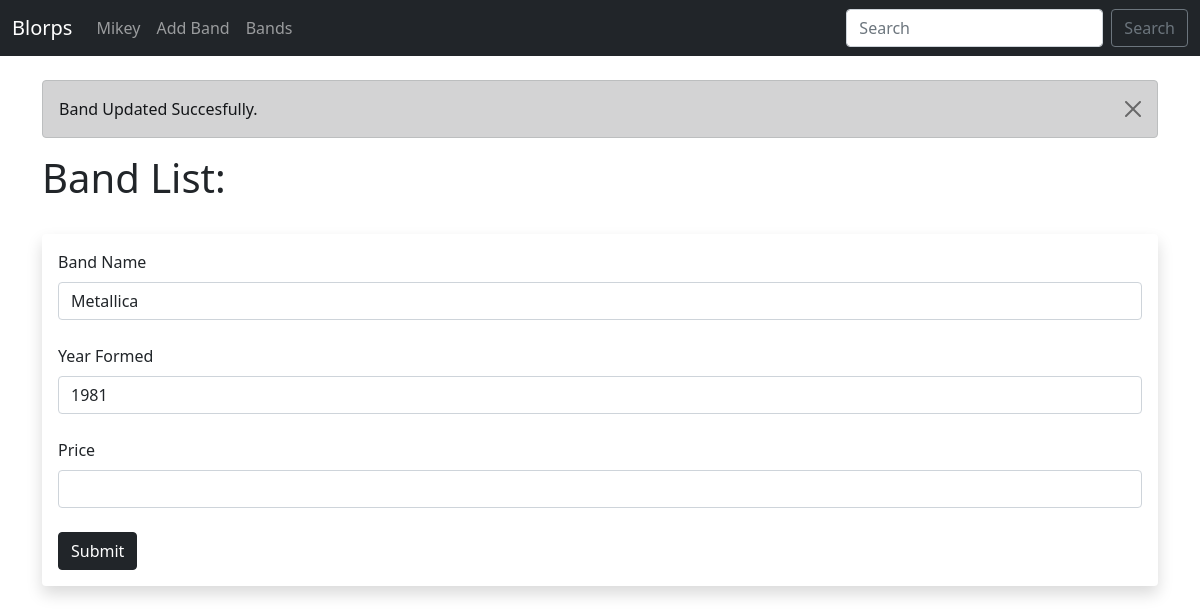
/update/2, run on an earlier commit of the app's database.
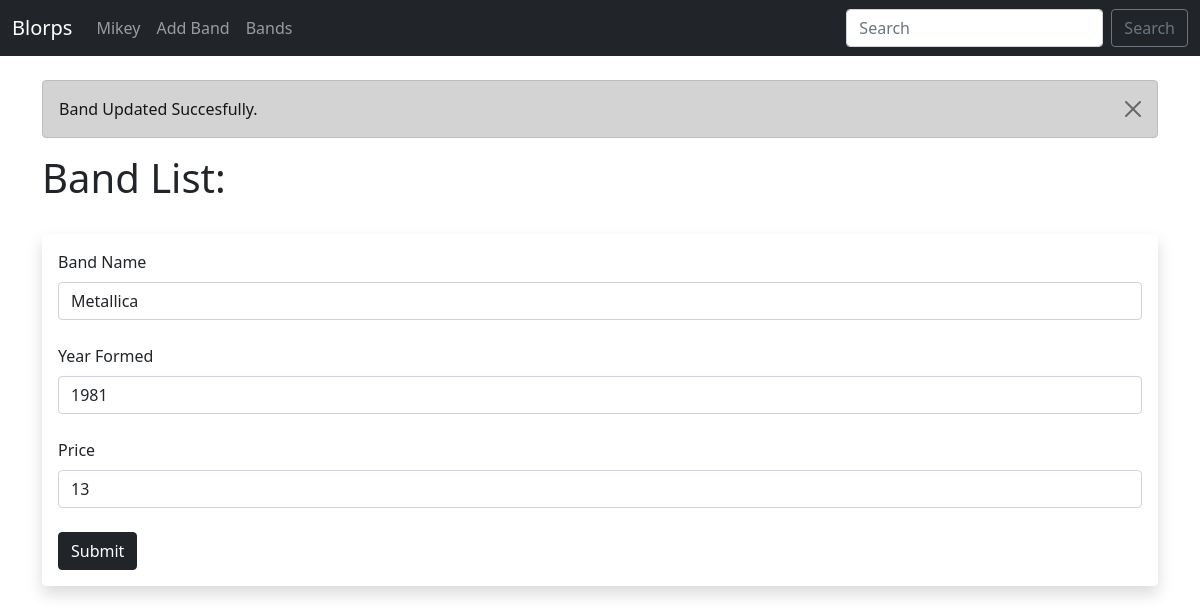
And on a later commit of the database.
### main.py (models this page shows, shortened)
class Bands(db.Model):
    id = db.Column(db.Integer, primary_key=True)
    band = db.Column(db.String(50), nullable=False)
    year_formed = db.Column(db.Integer, nullable=False)
    price = db.Column(db.Integer)

### main.py (the view)
@app.route("/update/<int:id>", methods=['GET', 'POST'])
def update(id):
    form = BandForm()
    band_to_update = Bands.query.get_or_404(id)
    if request.method == "POST":
        band_to_update.band = request.form["band"]
        band_to_update.year_formed = request.form["year_formed"]
        band_to_update.price = request.form["price"]
        try:
            db.session.commit()
            flash("Band Updated Succesfully.")
            return render_template("update.html",
                form=form,
                band_to_update = band_to_update)
        except:
            flash("Error!")
            return render_template("update.html",
                form=form,
                band_to_update = band_to_update)
    else:
        flash("Band Updated Succesfully.")
        return render_template("update.html",
            form=form,
            band_to_update = band_to_update)

### main.py
class BandForm(FlaskForm):
    band = StringField("Band Name", validators=[DataRequired()])
    year_formed = IntegerField("Year Formed", validators=[DataRequired()])
    price = IntegerField("Price", validators=[DataRequired()])
    submit = SubmitField("Submit")

### templates/update.html (shortened to what this page needs)
{% extends 'base.html' %}
{% block content %}
{% for message in get_flashed_messages() %}
    <div class="alert alert-dark alert-dismissible fade show" role="alert">
        {{ message }}
        <button type="button" class="btn-close" data-bs-dismiss="alert" aria-label="Close"></button>
    </div>
{% endfor %}
{% if band %}
    <h1>Update Band!</h1>
{% else %}
    <h1>Band List:</h1>
    <br/>
<div class="shadow p-3 mb-5 bg-body rounded">
    <form action="/update/{{ band_to_update.id }}" method="POST">
        {{ form.band.label(class="form-label") }}
        {{ form.band(
        class="form-control",
        value=band_to_update.band) }}
        <br/>
        {{ form.year_formed.label(class="form-label") }}
        {{ form.year_formed(
        class="form-control",
        value=band_to_update.year_formed) }}
        <br/>
        {{ form.price.label(class="form-label") }}
        {{ form.price(
        class="form-control",
        value=band_to_update.price) }}
        <br/>
        {{ form.submit(class="btn btn-dark") }}
    </form>
</div>
<br/><br/><br/>
{% endif %}
{% endblock %}

What changed in the data, as far as the page shows it:
changed Bands "Metallica": price (not shown) → "13"
